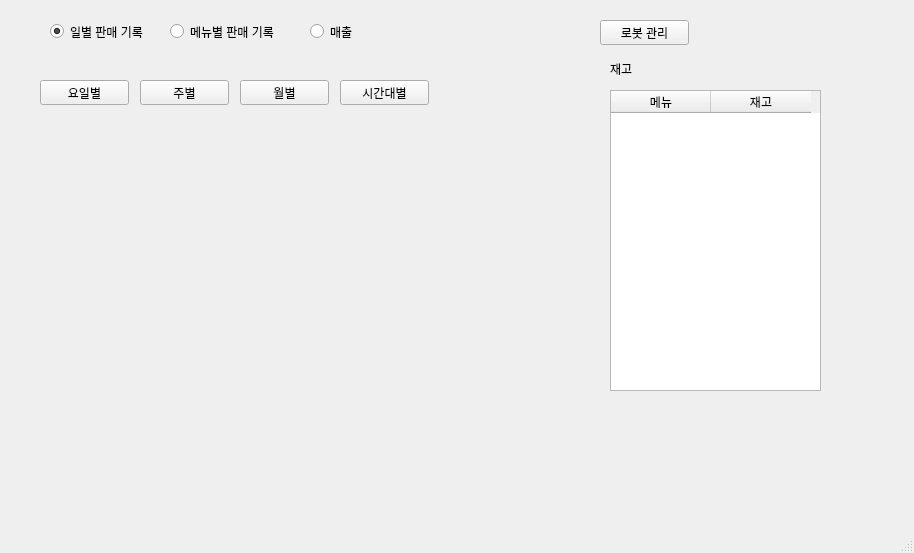
<?xml version="1.0" encoding="UTF-8"?>
<ui version="4.0">
 <class>MainWindow</class>
 <widget class="QMainWindow" name="MainWindow">
  <property name="geometry">
   <rect>
    <x>0</x>
    <y>0</y>
    <width>914</width>
    <height>553</height>
   </rect>
  </property>
  <property name="windowTitle">
   <string>MainWindow</string>
  </property>
  <widget class="QWidget" name="centralwidget">
   <widget class="QRadioButton" name="dailySalesRBtn">
    <property name="geometry">
     <rect>
      <x>50</x>
      <y>20</y>
      <width>112</width>
      <height>23</height>
     </rect>
    </property>
    <property name="text">
     <string>일별 판매 기록</string>
    </property>
    <property name="checked">
     <bool>true</bool>
    </property>
   </widget>
   <widget class="QRadioButton" name="menuSalesRBtn">
    <property name="geometry">
     <rect>
      <x>170</x>
      <y>20</y>
      <width>131</width>
      <height>23</height>
     </rect>
    </property>
    <property name="text">
     <string>메뉴별 판매 기록</string>
    </property>
   </widget>
   <widget class="QStackedWidget" name="stackedWidget">
    <property name="geometry">
     <rect>
      <x>20</x>
      <y>70</y>
      <width>521</width>
      <height>321</height>
     </rect>
    </property>
    <property name="currentIndex">
     <number>2</number>
    </property>
    <widget class="QWidget" name="page">
     <widget class="QTableWidget" name="dailySalesTable">
      <property name="geometry">
       <rect>
        <x>10</x>
        <y>60</y>
        <width>531</width>
        <height>331</height>
       </rect>
      </property>
      <column>
       <property name="text">
        <string>주문 번호</string>
       </property>
      </column>
      <column>
       <property name="text">
        <string>주문 시간</string>
       </property>
      </column>
      <column>
       <property name="text">
        <string>메뉴</string>
       </property>
      </column>
      <column>
       <property name="text">
        <string>수량</string>
       </property>
      </column>
      <column>
       <property name="text">
        <string>가격</string>
       </property>
      </column>
     </widget>
     <widget class="QDateTimeEdit" name="dateTimeEdit">
      <property name="geometry">
       <rect>
        <x>20</x>
        <y>20</y>
        <width>194</width>
        <height>26</height>
       </rect>
      </property>
      <property name="displayFormat">
       <string>yyyy-MM-dd</string>
      </property>
      <property name="calendarPopup">
       <bool>true</bool>
      </property>
     </widget>
     <widget class="QLineEdit" name="lineEdit">
      <property name="geometry">
       <rect>
        <x>290</x>
        <y>20</y>
        <width>211</width>
        <height>25</height>
       </rect>
      </property>
      <property name="readOnly">
       <bool>true</bool>
      </property>
     </widget>
     <widget class="QLabel" name="label_2">
      <property name="geometry">
       <rect>
        <x>230</x>
        <y>20</y>
        <width>67</width>
        <height>17</height>
       </rect>
      </property>
      <property name="text">
       <string>총 매출 : </string>
      </property>
     </widget>
    </widget>
    <widget class="QWidget" name="page_2">
     <widget class="QPushButton" name="pushButton">
      <property name="geometry">
       <rect>
        <x>30</x>
        <y>10</y>
        <width>89</width>
        <height>25</height>
       </rect>
      </property>
      <property name="text">
       <string>딸기</string>
      </property>
     </widget>
     <widget class="QPushButton" name="pushButton_2">
      <property name="geometry">
       <rect>
        <x>140</x>
        <y>10</y>
        <width>89</width>
        <height>25</height>
       </rect>
      </property>
      <property name="text">
       <string>바나나</string>
      </property>
     </widget>
     <widget class="QPushButton" name="pushButton_3">
      <property name="geometry">
       <rect>
        <x>250</x>
        <y>10</y>
        <width>89</width>
        <height>25</height>
       </rect>
      </property>
      <property name="text">
       <string>초코</string>
      </property>
     </widget>
     <widget class="QPushButton" name="pushButton_4">
      <property name="geometry">
       <rect>
        <x>360</x>
        <y>10</y>
        <width>89</width>
        <height>25</height>
       </rect>
      </property>
      <property name="text">
       <string>아포카토</string>
      </property>
     </widget>
    </widget>
    <widget class="QWidget" name="page_3">
     <widget class="QLabel" name="graphPixmap">
      <property name="geometry">
       <rect>
        <x>60</x>
        <y>50</y>
        <width>361</width>
        <height>251</height>
       </rect>
      </property>
      <property name="text">
       <string/>
      </property>
     </widget>
     <widget class="QPushButton" name="pushButton_5">
      <property name="geometry">
       <rect>
        <x>20</x>
        <y>10</y>
        <width>89</width>
        <height>25</height>
       </rect>
      </property>
      <property name="text">
       <string>요일별</string>
      </property>
     </widget>
     <widget class="QPushButton" name="pushButton_6">
      <property name="geometry">
       <rect>
        <x>220</x>
        <y>10</y>
        <width>89</width>
        <height>25</height>
       </rect>
      </property>
      <property name="text">
       <string>월별</string>
      </property>
     </widget>
     <widget class="QPushButton" name="pushButton_7">
      <property name="geometry">
       <rect>
        <x>120</x>
        <y>10</y>
        <width>89</width>
        <height>25</height>
       </rect>
      </property>
      <property name="text">
       <string>주별</string>
      </property>
     </widget>
     <widget class="QPushButton" name="pushButton_8">
      <property name="geometry">
       <rect>
        <x>320</x>
        <y>10</y>
        <width>89</width>
        <height>25</height>
       </rect>
      </property>
      <property name="text">
       <string>시간대별</string>
      </property>
     </widget>
     <widget class="QLabel" name="calendarLabel">
      <property name="geometry">
       <rect>
        <x>20</x>
        <y>40</y>
        <width>471</width>
        <height>261</height>
       </rect>
      </property>
      <property name="text">
       <string/>
      </property>
     </widget>
    </widget>
   </widget>
   <widget class="QPushButton" name="robotManageBtn">
    <property name="geometry">
     <rect>
      <x>600</x>
      <y>20</y>
      <width>89</width>
      <height>25</height>
     </rect>
    </property>
    <property name="text">
     <string>로봇 관리</string>
    </property>
   </widget>
   <widget class="QLabel" name="label">
    <property name="geometry">
     <rect>
      <x>610</x>
      <y>60</y>
      <width>67</width>
      <height>17</height>
     </rect>
    </property>
    <property name="text">
     <string>재고</string>
    </property>
   </widget>
   <widget class="QTableWidget" name="stockTable">
    <property name="geometry">
     <rect>
      <x>610</x>
      <y>90</y>
      <width>211</width>
      <height>301</height>
     </rect>
    </property>
    <column>
     <property name="text">
      <string>메뉴</string>
     </property>
    </column>
    <column>
     <property name="text">
      <string>재고</string>
     </property>
    </column>
   </widget>
   <widget class="QRadioButton" name="salesCalendarRBtn">
    <property name="geometry">
     <rect>
      <x>310</x>
      <y>20</y>
      <width>112</width>
      <height>23</height>
     </rect>
    </property>
    <property name="text">
     <string>매출</string>
    </property>
   </widget>
  </widget>
  <widget class="QMenuBar" name="menubar">
   <property name="geometry">
    <rect>
     <x>0</x>
     <y>0</y>
     <width>914</width>
     <height>22</height>
    </rect>
   </property>
  </widget>
  <widget class="QStatusBar" name="statusbar"/>
 </widget>
 <resources/>
 <connections/>
</ui>
